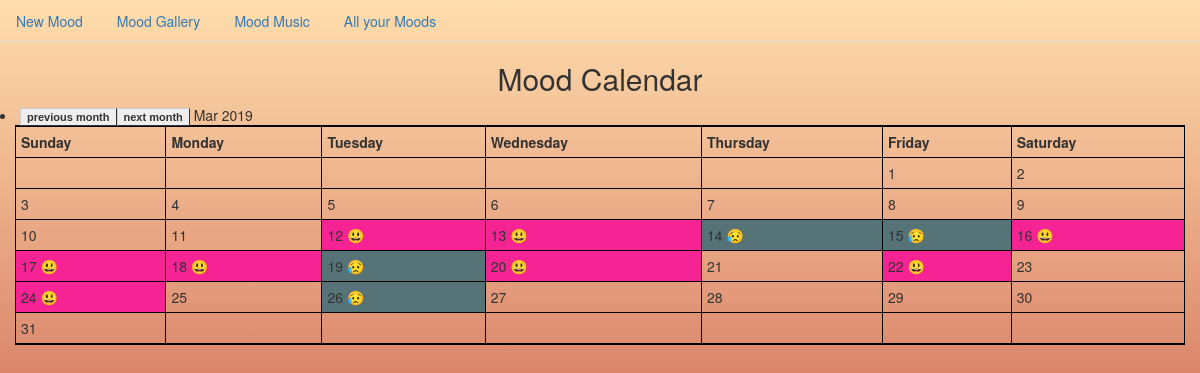
The app's page /mcalendar/ with its own data.
### tables this page shows
CREATE TABLE post (
    id INTEGER PRIMARY KEY AUTOINCREMENT , 
    created TIMESTAMP NOT NULL DEFAULT CURRENT_TIMESTAMP,
    mood TEXT NOT NULL,
    body TEXT NOT NULL
);

### final_project_example/__init__.py (the view)
    @app.route("/mcalendar/", defaults={'month':None, 'year':None},  methods=["GET", "POST"])
    @app.route("/mcalendar/<month>/<year>", methods=["GET", "POST"])
    def mcalendar(month, year):
        if month is None:
            month = datetime.date.today().month
        else:
            month=int(month)
        if year is None:
            year = datetime.date.today().year
        else:
            year=int(year)
        db = get_db()
        posts = db.execute(
            'SELECT id, mood, body, created'
            ' FROM post'
            ' ORDER BY created DESC'
        ).fetchall()
        cal = calendar.Calendar(6)
        today = datetime.date.today().day
        calmonth = cal.monthdatescalendar(year,month)
        previous_month, previous_year= previous_date(month, year)
        next_month, next_year= next_date(month, year)
        return render_template(
            "mcalendar.html",
            posts=posts,
            mood_colour=mood_colour,
            calmonth = calmonth,
            month = month,
            today = today,
            year = year,
            find_mood_for_date = find_mood_for_date,
            mood_emoji = mood_emoji,
            mood_colour_cal=mood_colour_cal,
            previous_month=previous_month,
            previous_year=previous_year,
            next_month=next_month,
            next_year=next_year,
            month_converter=month_converter,
            )

### final_project_example/db.py (called while the page is built)
def get_db():
    if 'db' not in g:
        g.db = sqlite3.connect(
            current_app.config['DATABASE'],
            detect_types=sqlite3.PARSE_DECLTYPES
        )
        g.db.row_factory = sqlite3.Row
    return g.db

### final_project_example/templates/mcalendar.html (shortened to what this page needs)
{% extends "base.html" %}
{% block body %}
<header>
<h2>Mood Calendar</h2>
</header>
<table class="post container" >
    <li>
    <a href= "{{ url_for('mcalendar', month=previous_month, year=previous_year) }}" class="button">previous month</a><a href= "{{ url_for('mcalendar', month=next_month, year=next_year) }}" class="button">next month</a>
    {{ month_converter(month) }}  {{ year }}
    </li>
    <tr>
        <th>Sunday</th>
        <th>Monday</th>
        <th>Tuesday</th>
        <th>Wednesday</th>
        <th>Thursday</th>
        <th>Friday</th>
        <th>Saturday</th>
    </tr>
    {% for calweek in calmonth %}
    <tr>
        {% for calday in calweek %}
        {% if calday.month == month %}
              <td style="background-color: {{ mood_colour_cal(calday, posts) }}"> {{ (calday.day) }}  {{ mood_emoji(find_mood_for_date(calday, posts)) }}</td>
        {% else %}
            <td>&nbsp;</td>
        {% endif %}
        {% endfor %}
    </tr>
    {% endfor %}
</table>
{% endblock %}

### final_project_example/static/style.css (style rules this page uses)
body { background-color: navajowhite; background-image: linear-gradient(to bottom, navajowhite, firebrick); height: 100%; margin: 0; background-repeat: no-repeat; background-attachment: fixed; }
header { text-align: center; }
table { width: 50%; margin: 0 auto; }
table, th, td { border: 1px solid black; border-collapse: collapse; }
th, td { padding: 5px; }
th { text-align: left; }
.button { font: bold 11px Arial; text-decoration: none; background-color: #EEEEEE; color: #333333; padding: 2px 6px 2px 6px; border-top: 1px solid #CCCCCC; border-right: 1px solid #333333; border-bottom: 1px solid #333333; border-left: 1px solid #CCCCCC; }

### records on screen
post: mood "😃"
post: mood "😃"
post: mood "😥"
post: mood "😥"
post: mood "😃"
post: mood "😃"
post: mood "😃"
post: mood "😥"
post: mood "😃"
post: mood "😃"
post: mood "😃"
post: mood "😥"

### other values on screen
{{ month_converter(month) }} "Mar"
{{ year }} "2019"
{{ (calday.day) }} "1" "2" "3" "4" "5" "6" "7" "8" "9" "10" "11" "12" "13" "14" "15" "16" "17" "18" "19" "20" "21" "22" "23" "24" "25" "26" "27" "28" "29" "30" "31"
